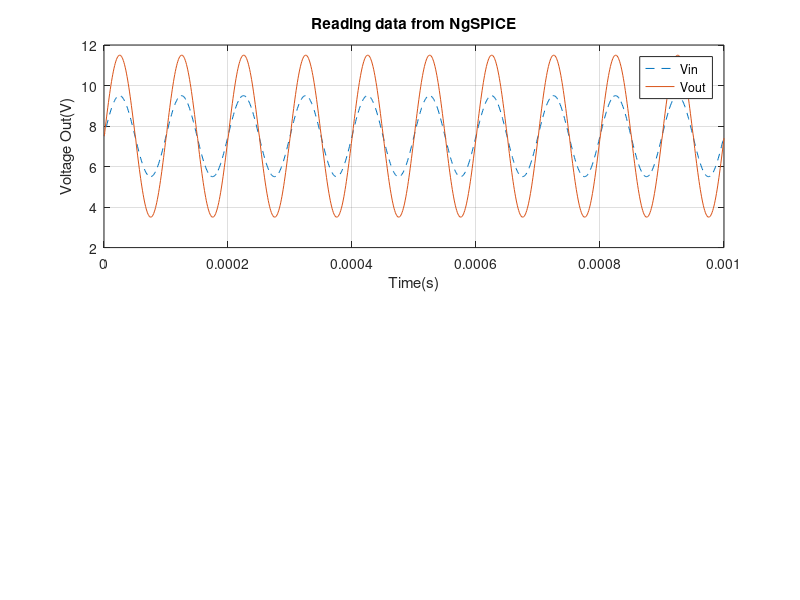

The MATLAB source for this figure:
clear all; close all; clc;

[time1 ,Vin1, time2, Vout1] = textread ('plots1.txt');

figure(1)
subplot(2,1,1)
plot(time1,Vin1,'--');
hold on
plot(time2,Vout1);
hold off
title('Reading data from NgSPICE')
legend('Vin','Vout');
xlabel('Time(s)');
ylabel('Voltage Out(V)');
grid on
